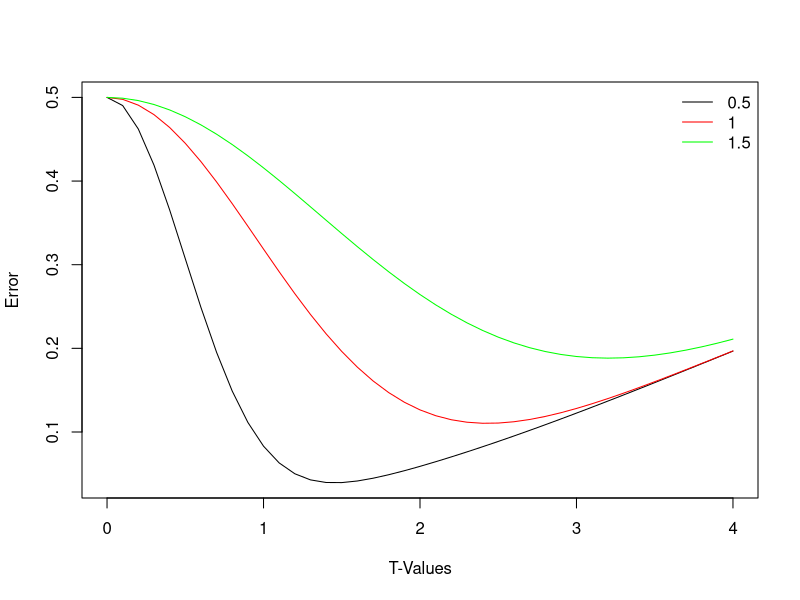
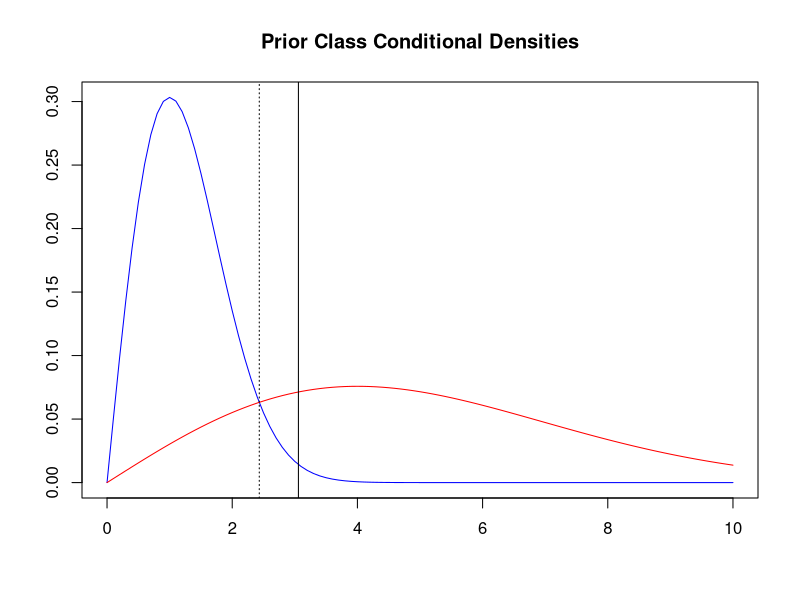
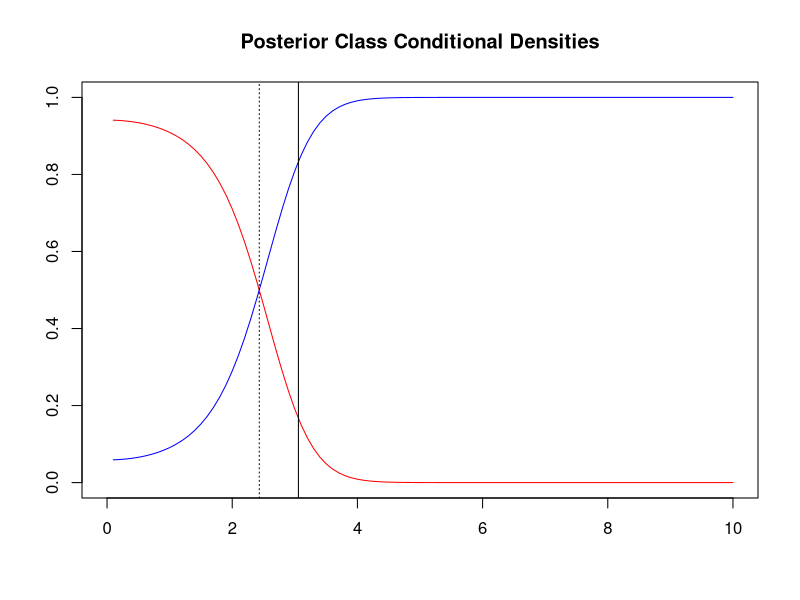

The R script that drew these images, in order:
#Q1a
tvals<-seq(0,4,by=0.1)

s1<-rep(0,length(tvals))
s2<-rep(0,length(tvals))
s3<-rep(0,length(tvals))
for (i in 1:length(tvals)){
s1[i]<-0.5*(1-exp(-(tvals[i]^2)/32)+exp(-(tvals[i]^2)/(2*0.5^2)))
s2[i]<-0.5*(1-exp(-(tvals[i]^2)/32)+exp(-(tvals[i]^2)/(2*1^2)))
s3[i]<-0.5*(1-exp(-(tvals[i]^2)/32)+exp(-(tvals[i]^2)/(2*1.5^2)))
}
sigma<-c(0.5,1,1.5)

#plot Q1b error rate  
plot(tvals,s1,type="l",xlab = "T-Values",ylab = "Error")
lines(tvals,s2,type="l",col="red")
lines(tvals,s3,type="l",col="green")
legend("topright",legend=sigma,col=c("black","red","green"),lty=1,bty='n')


#Q1d
#Tmin for sigma=4& 1
Q1d<-2*4*1*(log(4/1)/(4^2-1^2))^0.5
Q1d
#Bayes error rate
eb<-0.5*(1-exp(-(Q1d^2)/32)+exp(-(Q1d^2)/(2*1^2)))
eb
#Q1e cost allocation new threshold
Q1e<-4*1*(2*log(5*(16/1))/(4^2-1^2))^0.5
Q1e

#Q1d-prior distribution
tvals<-seq(0,10,by=0.1)
f1<-rep(0,length(tvals))
f2<-rep(0,length(tvals))
for (i in 1:length(tvals)){
  f1[i]<-0.5*(tvals[i]/4^2)*exp(-tvals[i]^2/(2*4^2))
  f2[i]<-0.5*(tvals[i]/1^2)*exp(-tvals[i]^2/(2*1^2))
}
plot(tvals,f2,type="l",xlab="",ylab="",main="Prior Class Conditional Densities", col="blue")
lines(tvals,f1,type="l",col="red")
abline(v=Q1d,lty="dotted")
abline(v=Q1e)


#Posterior distribution
tvals<-seq(0,10,by=0.1)
post1<-rep(0,length(tvals))
post2<-rep(0,length(tvals))
for (i in 1:length(tvals)){
  post1[i]<-(tvals[i]/4^2)*exp(-tvals[i]^2/(2*4^2))/((tvals[i]/4^2)*exp(-tvals[i]^2/(2*4^2))+(tvals[i]/1^2)*exp(-tvals[i]^2/(2*1^2)))
  post2[i]<-(tvals[i]/1^2)*exp(-tvals[i]^2/(2*1^2))/((tvals[i]/4^2)*exp(-tvals[i]^2/(2*4^2))+(tvals[i]/1^2)*exp(-tvals[i]^2/(2*1^2)))

}

plot(tvals,post1,type="l",xlab="",ylab="",ylim=c(0,1),col="blue",main="Posterior Class Conditional Densities")
lines(tvals,post2,type="l",col="red")
abline(v=Q1d,lty="dotted")
abline(v=Q1e,)

